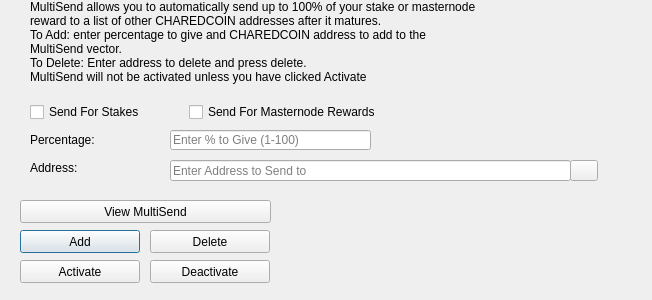
<?xml version="1.0" encoding="UTF-8"?>
<ui version="4.0">
 <class>MultiSendDialog</class>
 <widget class="QDialog" name="MultiSendDialog">
  <property name="windowModality">
   <enum>Qt::NonModal</enum>
  </property>
  <property name="geometry">
   <rect>
    <x>0</x>
    <y>0</y>
    <width>652</width>
    <height>300</height>
   </rect>
  </property>
  <property name="windowTitle">
   <string>MultiSend</string>
  </property>
  <widget class="QLineEdit" name="multiSendPercentEdit">
   <property name="geometry">
    <rect>
     <x>170</x>
     <y>130</y>
     <width>201</width>
     <height>20</height>
    </rect>
   </property>
   <property name="toolTip">
    <string>Enter whole numbers 1 - 100</string>
   </property>
   <property name="placeholderText">
    <string>Enter % to Give (1-100)</string>
   </property>
  </widget>
  <widget class="QLineEdit" name="multiSendAddressEdit">
   <property name="geometry">
    <rect>
     <x>170</x>
     <y>160</y>
     <width>401</width>
     <height>21</height>
    </rect>
   </property>
   <property name="toolTip">
    <string/>
   </property>
   <property name="placeholderText">
    <string>Enter Address to Send to</string>
   </property>
  </widget>
  <widget class="QLabel" name="label_2">
   <property name="geometry">
    <rect>
     <x>30</x>
     <y>0</y>
     <width>451</width>
     <height>121</height>
    </rect>
   </property>
   <property name="lineWidth">
    <number>1</number>
   </property>
   <property name="text">
    <string>MultiSend allows you to automatically send up to 100% of your stake or masternode reward to a list of other CHAREDCOIN addresses after it matures.
To Add: enter percentage to give and CHAREDCOIN address to add to the MultiSend vector.
To Delete: Enter address to delete and press delete.
MultiSend will not be activated unless you have clicked Activate</string>
   </property>
   <property name="alignment">
    <set>Qt::AlignLeading|Qt::AlignLeft|Qt::AlignTop</set>
   </property>
   <property name="wordWrap">
    <bool>true</bool>
   </property>
  </widget>
  <widget class="QLabel" name="message">
   <property name="geometry">
    <rect>
     <x>290</x>
     <y>200</y>
     <width>351</width>
     <height>91</height>
    </rect>
   </property>
   <property name="text">
    <string/>
   </property>
  </widget>
  <widget class="QPushButton" name="addButton">
   <property name="geometry">
    <rect>
     <x>20</x>
     <y>230</y>
     <width>120</width>
     <height>23</height>
    </rect>
   </property>
   <property name="toolTip">
    <string/>
   </property>
   <property name="statusTip">
    <string>Add to MultiSend Vector</string>
   </property>
   <property name="text">
    <string>Add</string>
   </property>
  </widget>
  <widget class="QPushButton" name="disableButton">
   <property name="geometry">
    <rect>
     <x>150</x>
     <y>260</y>
     <width>120</width>
     <height>23</height>
    </rect>
   </property>
   <property name="statusTip">
    <string>Deactivate MultiSend</string>
   </property>
   <property name="text">
    <string>Deactivate</string>
   </property>
  </widget>
  <widget class="QPushButton" name="addressBookButton">
   <property name="geometry">
    <rect>
     <x>570</x>
     <y>160</y>
     <width>28</width>
     <height>21</height>
    </rect>
   </property>
   <property name="toolTip">
    <string>Choose an address from the address book</string>
   </property>
   <property name="text">
    <string/>
   </property>
   <property name="icon">
    <iconset resource="../charedcoin.qrc">
     <normaloff>:/icons/address-book</normaloff>:/icons/address-book</iconset>
   </property>
   <property name="shortcut">
    <string>Alt+A</string>
   </property>
   <property name="autoDefault">
    <bool>false</bool>
   </property>
  </widget>
  <widget class="QLabel" name="label">
   <property name="geometry">
    <rect>
     <x>30</x>
     <y>130</y>
     <width>121</width>
     <height>20</height>
    </rect>
   </property>
   <property name="toolTip">
    <string>Percentage of stake to send</string>
   </property>
   <property name="text">
    <string>Percentage:</string>
   </property>
  </widget>
  <widget class="QLabel" name="label_5">
   <property name="geometry">
    <rect>
     <x>30</x>
     <y>160</y>
     <width>111</width>
     <height>16</height>
    </rect>
   </property>
   <property name="toolTip">
    <string>Address to send portion of stake to</string>
   </property>
   <property name="text">
    <string>Address:</string>
   </property>
  </widget>
  <widget class="QPushButton" name="deleteButton">
   <property name="geometry">
    <rect>
     <x>150</x>
     <y>230</y>
     <width>120</width>
     <height>23</height>
    </rect>
   </property>
   <property name="toolTip">
    <string/>
   </property>
   <property name="statusTip">
    <string>Delete Address From MultiSend Vector</string>
   </property>
   <property name="text">
    <string>Delete</string>
   </property>
  </widget>
  <widget class="QPushButton" name="activateButton">
   <property name="geometry">
    <rect>
     <x>20</x>
     <y>260</y>
     <width>120</width>
     <height>23</height>
    </rect>
   </property>
   <property name="statusTip">
    <string>Activate MultiSend</string>
   </property>
   <property name="text">
    <string>Activate</string>
   </property>
  </widget>
  <widget class="QPushButton" name="viewButton">
   <property name="geometry">
    <rect>
     <x>20</x>
     <y>200</y>
     <width>251</width>
     <height>23</height>
    </rect>
   </property>
   <property name="toolTip">
    <string/>
   </property>
   <property name="statusTip">
    <string>View MultiSend Vector</string>
   </property>
   <property name="text">
    <string>View MultiSend</string>
   </property>
  </widget>
  <widget class="QWidget" name="horizontalLayoutWidget">
   <property name="geometry">
    <rect>
     <x>30</x>
     <y>100</y>
     <width>351</width>
     <height>24</height>
    </rect>
   </property>
   <layout class="QHBoxLayout" name="horizontalLayout">
    <item>
     <widget class="QCheckBox" name="multiSendStakeCheckBox">
      <property name="text">
       <string>Send For Stakes</string>
      </property>
     </widget>
    </item>
    <item>
     <widget class="QCheckBox" name="multiSendMasternodeCheckBox">
      <property name="text">
       <string>Send For Masternode Rewards</string>
      </property>
     </widget>
    </item>
   </layout>
  </widget>
 </widget>
 <resources>
  <include location="../charedcoin.qrc"/>
 </resources>
 <connections/>
</ui>
